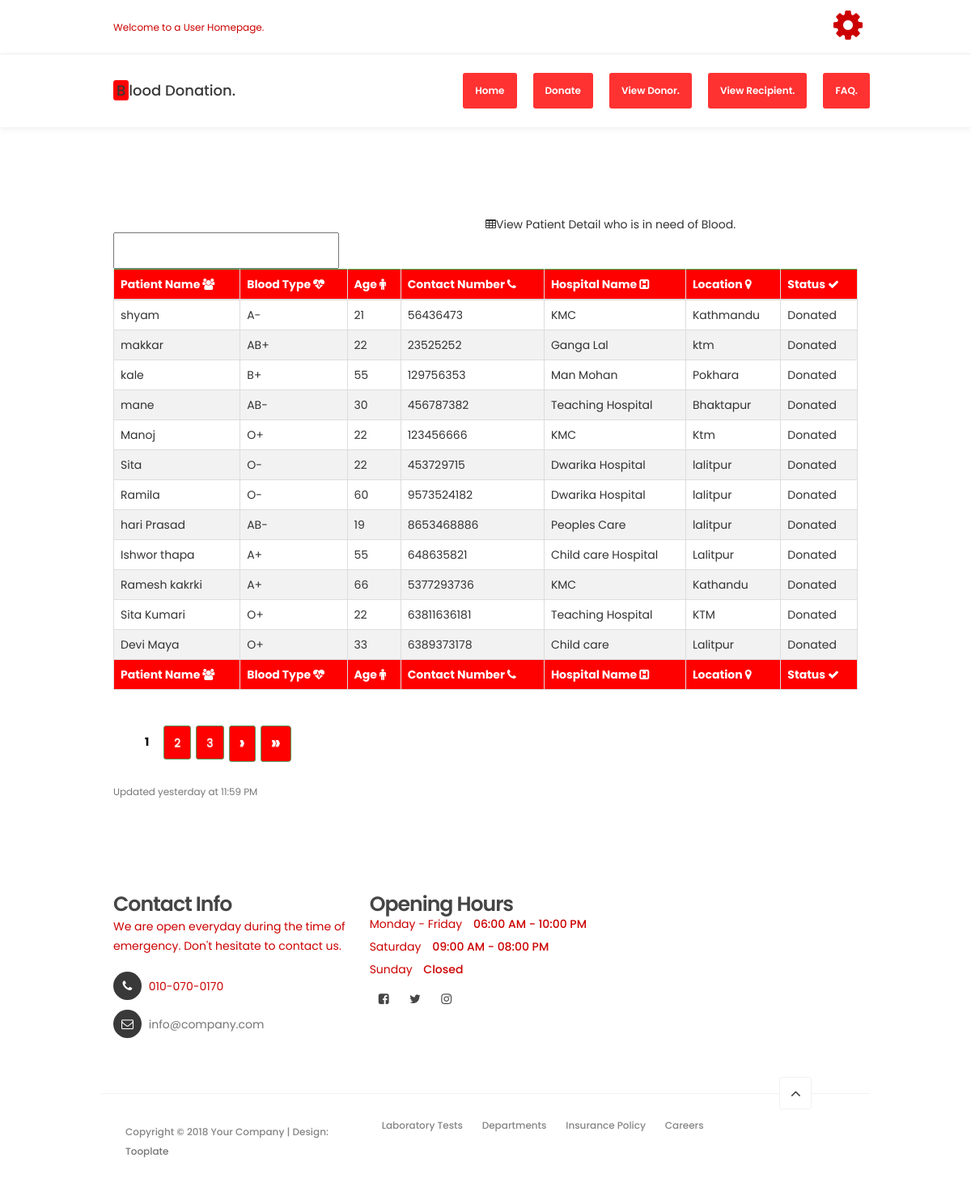
/viewpersonaldetails.php (signed in), run on the app's committed database.
### tables this page shows
CREATE TABLE IF NOT EXISTS `addpatientdetail` (
`id` int(11) NOT NULL,
  `name` varchar(20) NOT NULL,
  `bloodtype` varchar(20) NOT NULL,
  `age` varchar(20) NOT NULL,
  `phone` varchar(20) NOT NULL,
  `hospitalname` varchar(20) NOT NULL,
  `location` varchar(20) NOT NULL,
  `status` varchar(20) NOT NULL
);

### config.php (called while the page is built)
<?php
$user = "root";
$pass = "";
try {
    $dbh = new PDO('mysql:host=localhost;dbname=bloodmanagement', $user, $pass);
} catch (PDOException $e) {
    print "Error!: " . $e->getMessage() . "<br/>";
    die();
}
$limit = ( isset( $_GET['limit'] ) ) ? $_GET['limit'] : 4;
$page  = ( isset( $_GET['page'] ) ) ? $_GET['page'] : 1;
$links = ( isset( $_GET['links'] ) ) ? $_GET['links'] : 7;
$query = "SELECT * FROM addpatientdetail";
require_once 'paginator.class.php';
$paginator  = new Paginator($dbh, $query);
$results    = $paginator->getData($limit, $page);
?>

### viewpersonaldetails.php (the view, shortened to what this page needs)
<!DOCTYPE html>
<?php
include "config.php";
?>
<html lang="en">
<head>
	<link rel="stylesheet" href="css/bootstrap.min.css">
	<link rel="stylesheet" href="css/font-awesome.min.css">
	<link rel="stylesheet" href="css/animate.css">
	<link rel="stylesheet" href="css/owl.carousel.css">
	<link rel="stylesheet" href="css/owl.theme.default.min.css">
    <link href="css/style1.css" rel="stylesheet"/>
<link rel="stylesheet" href="css/tooplate-style.css">
</head>
<body id="top" data-spy="scroll" data-target=".navbar-collapse" data-offset="50">
	<header>
		<div class="container">
			<div class="row">
				<div class="col-md-4 col-sm-5">
					<p>Welcome to a User Homepage.</p>
				</div>
				<div class="col-md-8 col-sm-7 text-align-right">
<div class="dropdown">
		<a class="nav-link dropdown-toggle" href="" id="dropdown01" data-toggle="dropdown" aria-haspopup="true" aria-expanded="false">
			<i class="fa fa-fw  fa-cog fa-3x" style:"height:24px;"></i>
        </a>
		</div>
				</div>
			</div>
		</div>
	</header>
	<section class="navbar navbar-default navbar-static-top" role="navigation">
		<div class="container">
			<div class="navbar-header">
				<a href="index.html" class="navbar-brand"><span class="icons">B</span>lood Donation.</a>
			</div>
			<div class="collapse navbar-collapse">
				<ul class="nav navbar-nav navbar-right">
				<li class="appointment-btn"><a href="userdashboard.php">Home</a></li>
					<li class="appointment-btn"><a href="addpersonaldetailsg.php">Donate</a></li>
					<li class="appointment-btn"><a href="viewdonors.php">View Donor.</a></li>
					<li class="appointment-btn"><a href="viewpersonaldetails.php">View Recipient.</a></li>
					<li class="appointment-btn"><a href="faq.php">FAQ.</a></li>
				</ul>
			</div>
		</div>
	</section>
	<section id="appointment" data-stellar-background-ratio="3">
		<div class="container">
			<div class="row">
				<div class="col-md-6 col-sm-6">
        </div>
  <div class="content-wrapper">
    <div class="container-fluid">
      <div class="card mb-3">
        <div class="card-header">
          <i class="fa fa-table"></i>View Patient Detail who is in need of Blood.</div>
<form name="search_registration">
<input type="text" name="search_txt">
</form>
        <div class="card-body">
            <div class="table-responsive">
              <table class="table table-bordered" id="dataTable" width="100%" cellspacing="0">
                <thead >
                  <tr>
                    <th  style="color:white;">Patient Name  <i class='fa fa-users' style="color:white;"></i></th>
                    <th style="color:white;">Blood Type  <i class='fa fa-heartbeat' style="color:white;"></i></th>
                    <th style="color:white;">Age  <i class='fa fa-male' style="color:white;"></i></th>
                    <th style="color:white;">Contact Number  <i class='fa fa-phone' style="color:white;"></i></th>
                    <th style="color:white;">Hospital Name  <i class='fa fa-h-square' style="color:white;"></i></th>
                    <th style="color:white;">Location  <i class='fa fa-map-marker' style="color:white;"></i></th>
                  <th style="color:white;">Status  <i class='fa fa-check' style="color:white;"></i></th>
                  </tr>
                </thead>
                <tfoot>
                  <tr>
                    <th style="color:white;">Patient Name  <i class='fa fa-users' style="color:white;"></i></th>
                    <th style="color:white;">Blood Type  <i class='fa fa-heartbeat' style="color:white;"></i></th>
                    <th style="color:white;">Age  <i class='fa fa-male' style="color:white;"></i></th>
                    <th style="color:white;">Contact Number  <i class='fa fa-phone' style="color:white;"></i></th>
                    <th style="color:white;">Hospital Name  <i class='fa fa-h-square' style="color:white;"></i></th>
                    <th style="color:white;">Location  <i class='fa fa-map-marker' style="color:white;"></i></th>
                  <th style="color:white;">Status  <i class='fa fa-check' style="color:white;"></i></th>
                  </tr>
                </tfoot>
                <tbody>
                 <?php
                 class show{
                  public $host="localhost";
                  public $user="root";
                  public $pass="";
                  public $db="bloodmanagement";
                  public $con;
                  public function __construct(){
                    $this->con=new mysqli($this->host,$this->user,$this->pass,$this->db);
                  }
                  public function view(){
                    $sql="select * from addpatientdetail";
                    $res=$this->con->query($sql);
                    foreach($res as $key => $row){
                      echo "<tr>";
                      echo "<td>".$row["name"]."</td>";
                      echo "<td>".$row["bloodtype"]."</td>";
                      echo "<td>".$row["age"]."</td>";
                      echo "<td>".$row["phone"]."</td>";
                      echo "<td>".$row["hospitalname"]."</td>";
                      echo "<td>".$row["location"]."</td>";
if($row['status']==0){
            echo "<td><a href='makereservation.php?id=$row[id]'>DONATE</a></td>";
}else {
	  echo "<td>"."Donated"."</td>";
}
                      echo "</tr>";
                    }
                  }
                }
                $obj=new show;
                $obj->view();
                ?>
              </tbody>
            </table>
                    <?php echo $paginator->createLinks($links); ?>
          </div>
        </div>
        <div class="card-footer small text-muted">Updated yesterday at 11:59 PM</div>
      </div>
    </div>
				</div>
<div class="container">
		</div>
	</section>
<section id="google-map">
	<footer data-stellar-background-ratio="5">
			<div class="container">
				<div class="row">
						<div class="col-md-4 col-sm-4">
							<div class="footer-thumb">
								<h4 class="wow fadeInUp" data-wow-delay="0.4s">Contact Info</h4>
								<p>We are open everyday during the time of emergency. Don't hesitate to contact us.</p>
								<div class="contact-info">
									<p><i class="fa fa-phone"></i> 010-070-0170</p>
									<p><i class="fa fa-envelope-o"></i> <a href="#">info@company.com</a></p>
								</div>
							</div>
						</div>
					<div class="col-md-4 col-sm-4">
						<div class="footer-thumb">
							<div class="opening-hours">
								<h4 class="wow fadeInUp" data-wow-delay="0.4s">Opening Hours</h4>
								<p>Monday - Friday <span>06:00 AM - 10:00 PM</span></p>
								<p>Saturday <span>09:00 AM - 08:00 PM</span></p>
								<p>Sunday <span>Closed</span></p>
							</div>
							<ul class="social-icon">
								<li><a href="#" class="fa fa-facebook-square" attr="facebook icon"></a></li>
								<li><a href="#" class="fa fa-twitter"></a></li>
								<li><a href="#" class="fa fa-instagram"></a></li>
							</ul>
						</div>
					</div>
					<div class="col-md-12 col-sm-12 border-top">
						<div class="col-md-4 col-sm-6">
							<div class="copyright-text">
								<p>Copyright &copy; 2018 Your Company
									| Design: <a rel="nofollow" href="https://www.facebook.com/tooplate" target="_parent">Tooplate</a></p>
								</div>
							</div>
							<div class="col-md-6 col-sm-6">
								<div class="footer-link">
									<a href="#">Laboratory Tests</a>
									<a href="#">Departments</a>
									<a href="#">Insurance Policy</a>
									<a href="#">Careers</a>
								</div>
							</div>
							<div class="col-md-2 col-sm-2 text-align-center">
								<div class="angle-up-btn">
									<a href="#top" class="smoothScroll wow fadeInUp" data-wow-delay="1.2s"><i class="fa fa-angle-up"></i></a>
								</div>
							</div>
						</div>
					</div>
				</div>
			</footer>
	</body>
	</html>

### paginator.class.php (shortened to what this page needs)
<?php
class Paginator {
    private $konek;
    private $batas;
    private $halaman;
    private $habeit;
    private $semua;
    public function __construct($conn, $query) {
        $this->konek = $conn;
        $this->habeit = $query;
        $rs= $this->konek->prepare( $this->habeit );
        $rs->execute();
        $this->semua = $rs->rowCount();
    }
    public function getData( $limit = 10, $page = 1 ) {
        $this->batas = $limit;
        $this->halaman = $page;
        if ( $this->batas == 'all' ) {
            $query = $this->habeit;
        } else {
            $query = $this->habeit . " LIMIT " . ( ( $this->halaman - 1 ) * $this->batas ) . ", $this->batas";
        }
        $rs = $this->konek->prepare( $query );
        $rs->execute();
        while ( $row = $rs->fetch(PDO::FETCH_ASSOC) ) {
            $results[]  = $row;
        }
        $result         = new stdClass();
        $result->page   = $this->halaman;
        $result->limit  = $this->batas;
        $result->total  = $this->semua;
        $result->data   = $results;
        return $result;
    }
    public function createLinks( $links ) {
        $last       = ceil( $this->semua / $this->batas );
        $start      = ( ( $this->halaman - $links ) > 0 ) ? $this->halaman - $links : 1;
        $end        = ( ( $this->halaman + $links ) < $last ) ? $this->halaman + $links : $last;
        $html       = '<ul class="pagination">';
        $class      = ( $this->halaman == 1 ) ? "disabled" : "";
        $html       .= '<li class="' . $class . ' symbol"><a href="?limit=' . $this->batas . '&page=1">&laquo;</a></li>';
        $html       .= '<li class="' . $class . ' symbol"><a href="?limit=' . $this->batas . '&page=' . ( $this->halaman - 1 ) . '">&lsaquo;</a></li>';
        for ( $i = $start ; $i <= $end; $i++ ) {
            $class  = ( $this->halaman == $i ) ? "active" : "";
            $html   .= '<li class="' . $class . '"><a href="?limit=' . $this->batas . '&page=' . $i . '">' . $i . '</a></li>';
        }
        $class      = ( $this->halaman == $last ) ? "disabled" : "";
        $html       .= '<li class="' . $class . ' symbol"><a href="?limit=' . $this->batas . '&page=' . ( $this->halaman + 1 ) . '">&rsaquo;</a></li>';
        $html       .= '<li class="' . $class . ' symbol"><a href="?limit=' . $this->batas . '&page=' . ( $last ) . '">&raquo;</a></li>';
        $html       .= '</ul>';
        return $html;
    }
}

### css/style1.css (style rules this page uses)
.container { width: 940px; margin: 0 auto; padding: 10px; }
.table { border-collapse: collapse; width: 100%; border: 1px solid #4CAF50; }
th, td { border: 1px solid red; padding: 10px; text-align: left; }
tr:nth-child(even) { background-color: #f2f2f2; }
th { background-color: Red; color: white; border: #4CAF50; }
.pagination { margin:0 auto; text-align:center; padding:24px; }
.pagination li { display:inline; color:#fff; text-shadow: 0 1px 1px #eee; }
.pagination li a { background:Red; color:#fff; border:1px solid #5B9E60; padding:10px 12px; text-decoration:none; -moz-border-radius: 6px; border-radius: 3px; text-shadow: 0 1px 1px #eee; margin:0 3px; }
.pagination li.active a { background:white; border:none; color: black; font-weight: bolder; }
.pagination li.symbol a { font-weight: bolder; font-size: 16pt; padding:5px 12px 8px 12px; }

### css/tooplate-style.css (style rules this page uses)
body { background: #ffffff; font-family: 'Poppins', sans-serif; overflow-x: hidden; }
.icons { background:red; padding-left: 4px; padding-right: 4px; border-radius: 15%; }
h1,h2,h3,h4,h5,h6 { font-weight: 600; line-height: inherit; }
h1,h2,h3,h4 { letter-spacing: -1px; }
h4 { color: #454545; font-size: 1.8em; padding-bottom: 2px; }
p { color: #cc0000; font-size: 14px; font-weight: normal; line-height: 24px; }
html { -webkit-font-smoothing: antialiased; }
a { color: #252525; -webkit-transition: 0.5s; transition: 0.5s; text-decoration: none !important; }
.text-align-right { text-align: right; }
.text-align-center { text-align: center; }
.border-top { border-top: 1px solid #f2f2f2; margin-top: 4em; padding-top: 2.5em; }
#google-map { line-height: 0; margin: 0; padding: 0; }
header { background: #ffffff; border-bottom: 1px solid #f2f2f2; display: flex; height: 45px; }
header .col-md-8 { padding-right: 0; }
header p, header span { font-size: 12px; line-height: 24px; padding-top: 12px; }
header a, header span { color: #cc0000; }
.navbar-default { background: #ffffff; box-shadow: 0 2px 8px rgba(0,0,0,.075); border: none; margin-bottom: 0; padding: 10px; }
.navbar-default .navbar-brand { color: #393939; font-weight: 500; }
.navbar-default .navbar-nav li.appointment-btn { margin: 3px 0 0 20px; }
.navbar-default .navbar-nav li.appointment-btn a { background: #ff3232; border-radius: 3px; color: #ffffff; font-weight: 600; padding-top: 12px; padding-bottom: 12px; }
.navbar-default .navbar-nav li a { color: #555555; font-size: 12px; font-weight: 500; padding-right: 20px; padding-left: 20px; -webkit-transition: all ease-in-out 0.4s; transition: all ease-in-out 0.4s; }
#appointment { padding-top: 100px; }
#appointment input, #appointment select { height: 45px; }
footer { padding-top: 80px; padding-bottom: 40px; }
footer h4 { padding-bottom: 5px; }
footer a { color: #757575; }
.contact-info { padding-top: 10px; }
.contact-info .fa { background: #393939; border-radius: 100%; color: #ffffff; font-size: 15px; width: 35px; height: 35px; line-height: 35px; text-align: center; margin-right: 5px; margin-bottom: 2px; }
.opening-hours p { line-height: 18px; }
.opening-hours span { font-weight: 500; display: inline-block; padding-left: 10px; }
.copyright-text p, .footer-link a { color: #858585; font-size: 12px; font-weight: 500; }
.footer-link a { font-size: 12px; display: inline-block; padding: 0 10px; margin-top: 4px; }
.angle-up-btn { position: relative; bottom: 4em; display: block; }
.angle-up-btn a { background: #ffffff; border: 1px solid #f2f2f2; border-radius: 3px; font-size: 20px; color: #393939; display: inline-block; text-align: center; width: 40px; height: 40px; line-height: 38px; transition: transform 0.1s ease-in; transform: translateX(0); }
.social-icon { position: relative; padding: 0; margin: 0; }
.social-icon li { display: inline-block; list-style: none; }
.social-icon li a { border-radius: 100px; color: #464646; font-size: 15px; width: 35px; height: 35px; line-height: 35px; text-decoration: none; text-align: center; transition: all 0.4s ease-in-out; position: relative; }
@media only screen and (max-width: 1200px) { header { height: inherit; } }
@media only screen and (max-width: 1200px) { .navbar-default .navbar-nav li a { padding-right: 15px; padding-left: 15px; } }

### data on the page
addpatientdetail: name "shyam", bloodtype "A-", age "21", phone "56436473", hospitalname "KMC", location "Kathmandu", status "Donated"
addpatientdetail: name "makkar", bloodtype "AB+", age "22", phone "23525252", hospitalname "Ganga Lal", location "ktm", status "Donated"
addpatientdetail: name "kale", bloodtype "B+", age "55", phone "129756353", hospitalname "Man Mohan", location "Pokhara", status "Donated"
addpatientdetail: name "mane", bloodtype "AB-", age "30", phone "456787382", hospitalname "Teaching Hospital", location "Bhaktapur", status "Donated"
addpatientdetail: name "Manoj", bloodtype "O+", age "22", phone "123456666", hospitalname "KMC", location "Ktm", status "Donated"
addpatientdetail: name "Sita", bloodtype "O-", age "22", phone "453729715", hospitalname "Dwarika Hospital", location "lalitpur", status "Donated"
addpatientdetail: name "Ramila", bloodtype "O-", age "60", phone "9573524182", hospitalname "Dwarika Hospital", location "lalitpur", status "Donated"
addpatientdetail: name "hari Prasad", bloodtype "AB-", age "19", phone "8653468886", hospitalname "Peoples Care", location "lalitpur", status "Donated"
addpatientdetail: name "Ishwor thapa", bloodtype "A+", age "55", phone "648635821", hospitalname "Child care Hospital", location "Lalitpur", status "Donated"
addpatientdetail: name "Ramesh kakrki", bloodtype "A+", age "66", phone "5377293736", hospitalname "KMC", location "Kathandu", status "Donated"
addpatientdetail: name "Sita Kumari", bloodtype "O+", age "22", phone "63811636181", hospitalname "Teaching Hospital", location "KTM", status "Donated"
addpatientdetail: name "Devi Maya", bloodtype "O+", age "33", phone "6389373178", hospitalname "Child care", location "Lalitpur", status "Donated"
